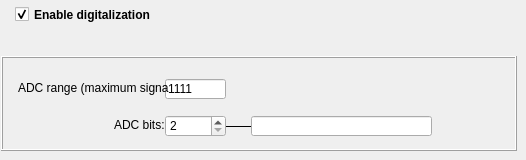
        <widget class="QWidget" name="tabDigitalization">
         <attribute name="title">
          <string>ADC : Off</string>
         </attribute>
         <widget class="QFrame" name="fADC">
          <property name="geometry">
           <rect>
            <x>1</x>
            <y>56</y>
            <width>516</width>
            <height>95</height>
           </rect>
          </property>
          <property name="frameShape">
           <enum>QFrame::Box</enum>
          </property>
          <property name="frameShadow">
           <enum>QFrame::Raised</enum>
          </property>
          <widget class="QSpinBox" name="sbADCbits">
           <property name="geometry">
            <rect>
             <x>164</x>
             <y>59</y>
             <width>61</width>
             <height>22</height>
            </rect>
           </property>
           <property name="minimum">
            <number>2</number>
           </property>
           <property name="value">
            <number>2</number>
           </property>
          </widget>
          <widget class="QLabel" name="label_115">
           <property name="geometry">
            <rect>
             <x>113</x>
             <y>61</y>
             <width>51</width>
             <height>16</height>
            </rect>
           </property>
           <property name="text">
            <string>ADC bits:</string>
           </property>
          </widget>
          <widget class="QLineEdit" name="ledADCmax">
           <property name="geometry">
            <rect>
             <x>164</x>
             <y>23</y>
             <width>61</width>
             <height>20</height>
            </rect>
           </property>
           <property name="text">
            <string>1111</string>
           </property>
          </widget>
          <widget class="QLabel" name="label_93">
           <property name="geometry">
            <rect>
             <x>17</x>
             <y>24</y>
             <width>151</width>
             <height>16</height>
            </rect>
           </property>
           <property name="text">
            <string>ADC range (maximum signal):</string>
           </property>
          </widget>
          <widget class="QLineEdit" name="leoADCInfo">
           <property name="geometry">
            <rect>
             <x>250</x>
             <y>60</y>
             <width>181</width>
             <height>20</height>
            </rect>
           </property>
           <property name="readOnly">
            <bool>true</bool>
           </property>
          </widget>
          <widget class="Line" name="line_50">
           <property name="geometry">
            <rect>
             <x>200</x>
             <y>69</y>
             <width>67</width>
             <height>3</height>
            </rect>
           </property>
           <property name="frameShadow">
            <enum>QFrame::Plain</enum>
           </property>
           <property name="orientation">
            <enum>Qt::Horizontal</enum>
           </property>
          </widget>
          <zorder>line_50</zorder>
          <zorder>sbADCbits</zorder>
          <zorder>label_115</zorder>
          <zorder>ledADCmax</zorder>
          <zorder>label_93</zorder>
          <zorder>leoADCInfo</zorder>
         </widget>
         <widget class="QCheckBox" name="cbEnableADC">
          <property name="geometry">
           <rect>
            <x>15</x>
            <y>6</y>
            <width>141</width>
            <height>17</height>
           </rect>
          </property>
          <property name="font">
           <font>
            <weight>75</weight>
            <bold>true</bold>
           </font>
          </property>
          <property name="text">
           <string>Enable digitalization</string>
          </property>
          <property name="checked">
           <bool>true</bool>
          </property>
         </widget>
        </widget>
